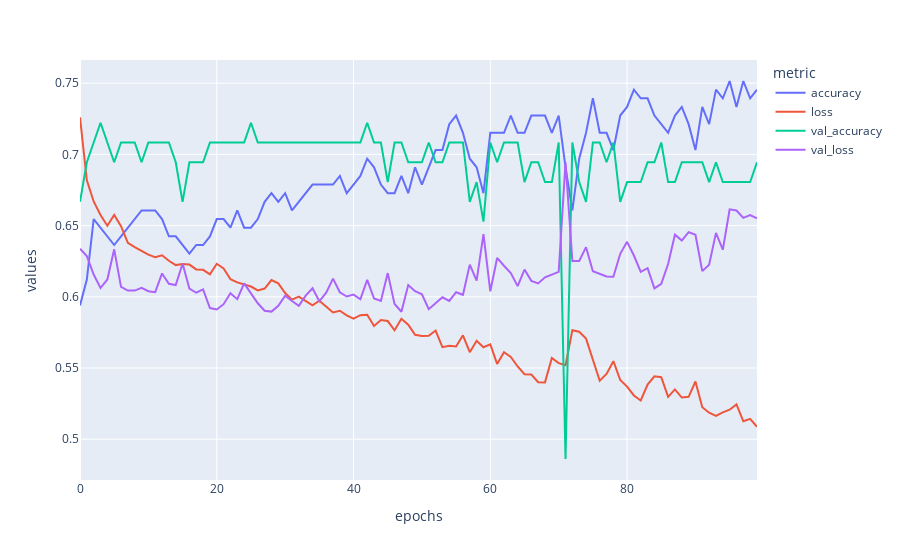

Notebook source saved alongside this figure:
### Code cell
ico_training.train_network(loss='binary_crossentropy', 
                      optimizer='adam',
                      metrics=['accuracy'] ,
                      epochs=100,
                      verbose=0, 
                      batch_size=32,
                      callback=earlystop)

ico_training.plot_training()

### Figure 1 — Plotly figure (JSON) as saved in the notebook; plotly's stock layout.template omitted (floating-point values rounded to 4 significant figures)
{"data": [{"hovertemplate": "<b>%{hovertext}</b><br><br>metric=accuracy<br>epochs=%{x}<br>values=%{y}<extra></extra>", "hovertext": ["accuracy", "accuracy", "accuracy", "accuracy", "accuracy", "accuracy", "accuracy", "accuracy", "accuracy", "accuracy", "accuracy", "accuracy", "accuracy", "accuracy", "accuracy", "accuracy", "accuracy", "accuracy", "accuracy", "accuracy", "accuracy", "accuracy", "accuracy", "accuracy", "accuracy", "accuracy", "accuracy", "accuracy", "accuracy", "accuracy", "accuracy", "accuracy", "accuracy", "accuracy", "accuracy", "accuracy", "accuracy", "accuracy", "accuracy", "accuracy", "accuracy", "accuracy", "accuracy", "accuracy", "accuracy", "accuracy", "accuracy", "accuracy", "accuracy", "accuracy", "accuracy", "accuracy", "accuracy", "accuracy", "accuracy", "accuracy", "accuracy", "accuracy", "accuracy", "accuracy", "accuracy", "accuracy", "accuracy", "accuracy", "accuracy", "accuracy", "accuracy", "accuracy", "accuracy", "accuracy", "accuracy", "accuracy", "accuracy", "accuracy", "accuracy", "accuracy", "accuracy", "accuracy", "accuracy", "accuracy", "accuracy", "accuracy", "accuracy", "accuracy", "accuracy", "accuracy", "accuracy", "accuracy", "accuracy", "accuracy", "accuracy", "accuracy", "accuracy", "accuracy", "accuracy", "accuracy", "accuracy", "accuracy", "accuracy", "accuracy"], "legendgroup": "accuracy", "line": {"color": "#636efa", "dash": "solid"}, "mode": "lines", "name": "accuracy", "orientation": "v", "showlegend": true, "type": "scatter", "x": [0, 1, 2, 3, 4, 5, 6, 7, 8, 9, 10, 11, 12, 13, 14, 15, 16, 17, 18, 19, 20, 21, 22, 23, 24, 25, 26, 27, 28, 29, 30, 31, 32, 33, 34, 35, 36, 37, 38, 39, 40, 41, 42, 43, 44, 45, 46, 47, 48, 49, 50, 51, 52, 53, 54, 55, 56, 57, 58, 59, 60, 61, 62, 63, 64, 65, 66, 67, 68, 69, 70, 71, 72, 73, 74, 75, 76, 77, 78, 79, 80, 81, 82, 83, 84, 85, 86, 87, 88, 89, 90, 91, 92, 93, 94, 95, 96, 97, 98, 99], "xaxis": "x", "y": [0.5939, 0.6121, 0.6545, 0.6485, 0.6424, 0.6364, 0.6424, 0.6485, 0.6545, 0.6606, 0.6606, 0.6606, 0.6545, 0.6424, 0.6424, 0.6364, 0.6303, 0.6364, 0.6364, 0.6424, 0.6545, 0.6545, 0.6485, 0.6606, 0.6485, 0.6485, 0.6545, 0.6667, 0.6727, 0.6667, 0.6727, 0.6606, 0.6667, 0.6727, 0.6788, 0.6788, 0.6788, 0.6788, 0.6848, 0.6727, 0.6788, 0.6848, 0.697, 0.6909, 0.6788, 0.6727, 0.6727, 0.6848, 0.6727, 0.6909, 0.6788, 0.6909, 0.703, 0.703, 0.7212, 0.7273, 0.7152, 0.697, 0.6909, 0.6727, 0.7152, 0.7152, 0.7152, 0.7273, 0.7152, 0.7152, 0.7273, 0.7273, 0.7273, 0.7152, 0.7273, 0.6909, 0.6606, 0.697, 0.7152, 0.7394, 0.7152, 0.7152, 0.703, 0.7273, 0.7333, 0.7455, 0.7394, 0.7394, 0.7273, 0.7212, 0.7152, 0.7273, 0.7333, 0.7212, 0.703, 0.7333, 0.7212, 0.7455, 0.7394, 0.7515, 0.7333, 0.7515, 0.7394, 0.7455], "yaxis": "y"}, {"hovertemplate": "<b>%{hovertext}</b><br><br>metric=loss<br>epochs=%{x}<br>values=%{y}<extra></extra>", "hovertext": ["loss", "loss", "loss", "loss", "loss", "loss", "loss", "loss", "loss", "loss", "loss", "loss", "loss", "loss", "loss", "loss", "loss", "loss", "loss", "loss", "loss", "loss", "loss", "loss", "loss", "loss", "loss", "loss", "loss", "loss", "loss", "loss", "loss", "loss", "loss", "loss", "loss", "loss", "loss", "loss", "loss", "loss", "loss", "loss", "loss", "loss", "loss", "loss", "loss", "loss", "loss", "loss", "loss", "loss", "loss", "loss", "loss", "loss", "loss", "loss", "loss", "loss", "loss", "loss", "loss", "loss", "loss", "loss", "loss", "loss", "loss", "loss", "loss", "loss", "loss", "loss", "loss", "loss", "loss", "loss", "loss", "loss", "loss", "loss", "loss", "loss", "loss", "loss", "loss", "loss", "loss", "loss", "loss", "loss", "loss", "loss", "loss", "loss", "loss", "loss"], "legendgroup": "loss", "line": {"color": "#EF553B", "dash": "solid"}, "mode": "lines", "name": "loss", "orientation": "v", "showlegend": true, "type": "scatter", "x": [0, 1, 2, 3, 4, 5, 6, 7, 8, 9, 10, 11, 12, 13, 14, 15, 16, 17, 18, 19, 20, 21, 22, 23, 24, 25, 26, 27, 28, 29, 30, 31, 32, 33, 34, 35, 36, 37, 38, 39, 40, 41, 42, 43, 44, 45, 46, 47, 48, 49, 50, 51, 52, 53, 54, 55, 56, 57, 58, 59, 60, 61, 62, 63, 64, 65, 66, 67, 68, 69, 70, 71, 72, 73, 74, 75, 76, 77, 78, 79, 80, 81, 82, 83, 84, 85, 86, 87, 88, 89, 90, 91, 92, 93, 94, 95, 96, 97, 98, 99], "xaxis": "x", "y": [0.726, 0.6817, 0.6669, 0.6574, 0.6499, 0.6575, 0.6496, 0.6379, 0.6348, 0.6324, 0.6296, 0.6278, 0.6292, 0.6253, 0.6223, 0.623, 0.6226, 0.6192, 0.619, 0.6158, 0.6232, 0.6199, 0.6124, 0.6101, 0.6087, 0.6072, 0.6045, 0.6058, 0.6117, 0.6094, 0.6026, 0.598, 0.6001, 0.5971, 0.594, 0.5973, 0.5933, 0.589, 0.5902, 0.587, 0.5846, 0.5871, 0.5874, 0.5794, 0.5836, 0.583, 0.5765, 0.5846, 0.5804, 0.5734, 0.5725, 0.5726, 0.5763, 0.5646, 0.5657, 0.5651, 0.573, 0.5611, 0.5691, 0.5646, 0.5666, 0.5528, 0.5611, 0.5577, 0.5511, 0.5457, 0.5454, 0.5401, 0.5399, 0.5571, 0.5535, 0.5519, 0.5765, 0.5755, 0.5706, 0.5565, 0.5411, 0.5459, 0.5548, 0.5416, 0.5369, 0.5307, 0.5272, 0.5383, 0.5442, 0.5435, 0.5298, 0.535, 0.5293, 0.5298, 0.5405, 0.5225, 0.5186, 0.5164, 0.5188, 0.5207, 0.5244, 0.5126, 0.5143, 0.5088], "yaxis": "y"}, {"hovertemplate": "<b>%{hovertext}</b><br><br>metric=val_accuracy<br>epochs=%{x}<br>values=%{y}<extra></extra>", "hovertext": ["val_accuracy", "val_accuracy", "val_accuracy", "val_accuracy", "val_accuracy", "val_accuracy", "val_accuracy", "val_accuracy", "val_accuracy", "val_accuracy", "val_accuracy", "val_accuracy", "val_accuracy", "val_accuracy", "val_accuracy", "val_accuracy", "val_accuracy", "val_accuracy", "val_accuracy", "val_accuracy", "val_accuracy", "val_accuracy", "val_accuracy", "val_accuracy", "val_accuracy", "val_accuracy", "val_accuracy", "val_accuracy", "val_accuracy", "val_accuracy", "val_accuracy", "val_accuracy", "val_accuracy", "val_accuracy", "val_accuracy", "val_accuracy", "val_accuracy", "val_accuracy", "val_accuracy", "val_accuracy", "val_accuracy", "val_accuracy", "val_accuracy", "val_accuracy", "val_accuracy", "val_accuracy", "val_accuracy", "val_accuracy", "val_accuracy", "val_accuracy", "val_accuracy", "val_accuracy", "val_accuracy", "val_accuracy", "val_accuracy", "val_accuracy", "val_accuracy", "val_accuracy", "val_accuracy", "val_accuracy", "val_accuracy", "val_accuracy", "val_accuracy", "val_accuracy", "val_accuracy", "val_accuracy", "val_accuracy", "val_accuracy", "val_accuracy", "val_accuracy", "val_accuracy", "val_accuracy", "val_accuracy", "val_accuracy", "val_accuracy", "val_accuracy", "val_accuracy", "val_accuracy", "val_accuracy", "val_accuracy", "val_accuracy", "val_accuracy", "val_accuracy", "val_accuracy", "val_accuracy", "val_accuracy", "val_accuracy", "val_accuracy", "val_accuracy", "val_accuracy", "val_accuracy", "val_accuracy", "val_accuracy", "val_accuracy", "val_accuracy", "val_accuracy", "val_accuracy", "val_accuracy", "val_accuracy", "val_accuracy"], "legendgroup": "val_accuracy", "line": {"color": "#00cc96", "dash": "solid"}, "mode": "lines", "name": "val_accuracy", "orientation": "v", "showlegend": true, "type": "scatter", "x": [0, 1, 2, 3, 4, 5, 6, 7, 8, 9, 10, 11, 12, 13, 14, 15, 16, 17, 18, 19, 20, 21, 22, 23, 24, 25, 26, 27, 28, 29, 30, 31, 32, 33, 34, 35, 36, 37, 38, 39, 40, 41, 42, 43, 44, 45, 46, 47, 48, 49, 50, 51, 52, 53, 54, 55, 56, 57, 58, 59, 60, 61, 62, 63, 64, 65, 66, 67, 68, 69, 70, 71, 72, 73, 74, 75, 76, 77, 78, 79, 80, 81, 82, 83, 84, 85, 86, 87, 88, 89, 90, 91, 92, 93, 94, 95, 96, 97, 98, 99], "xaxis": "x", "y": [0.6667, 0.6944, 0.7083, 0.7222, 0.7083, 0.6944, 0.7083, 0.7083, 0.7083, 0.6944, 0.7083, 0.7083, 0.7083, 0.7083, 0.6944, 0.6667, 0.6944, 0.6944, 0.6944, 0.7083, 0.7083, 0.7083, 0.7083, 0.7083, 0.7083, 0.7222, 0.7083, 0.7083, 0.7083, 0.7083, 0.7083, 0.7083, 0.7083, 0.7083, 0.7083, 0.7083, 0.7083, 0.7083, 0.7083, 0.7083, 0.7083, 0.7083, 0.7222, 0.7083, 0.7083, 0.6806, 0.7083, 0.7083, 0.6944, 0.6944, 0.6944, 0.7083, 0.6944, 0.6944, 0.7083, 0.7083, 0.7083, 0.6667, 0.6806, 0.6528, 0.7083, 0.6944, 0.7083, 0.7083, 0.7083, 0.6806, 0.6944, 0.6944, 0.6806, 0.6806, 0.7083, 0.4861, 0.7083, 0.6806, 0.6667, 0.7083, 0.7083, 0.6944, 0.7083, 0.6667, 0.6806, 0.6806, 0.6806, 0.6944, 0.6944, 0.7083, 0.6806, 0.6806, 0.6944, 0.6944, 0.6944, 0.6944, 0.6806, 0.6944, 0.6806, 0.6806, 0.6806, 0.6806, 0.6806, 0.6944], "yaxis": "y"}, {"hovertemplate": "<b>%{hovertext}</b><br><br>metric=val_loss<br>epochs=%{x}<br>values=%{y}<extra></extra>", "hovertext": ["val_loss", "val_loss", "val_loss", "val_loss", "val_loss", "val_loss", "val_loss", "val_loss", "val_loss", "val_loss", "val_loss", "val_loss", "val_loss", "val_loss", "val_loss", "val_loss", "val_loss", "val_loss", "val_loss", "val_loss", "val_loss", "val_loss", "val_loss", "val_loss", "val_loss", "val_loss", "val_loss", "val_loss", "val_loss", "val_loss", "val_loss", "val_loss", "val_loss", "val_loss", "val_loss", "val_loss", "val_loss", "val_loss", "val_loss", "val_loss", "val_loss", "val_loss", "val_loss", "val_loss", "val_loss", "val_loss", "val_loss", "val_loss", "val_loss", "val_loss", "val_loss", "val_loss", "val_loss", "val_loss", "val_loss", "val_loss", "val_loss", "val_loss", "val_loss", "val_loss", "val_loss", "val_loss", "val_loss", "val_loss", "val_loss", "val_loss", "val_loss", "val_loss", "val_loss", "val_loss", "val_loss", "val_loss", "val_loss", "val_loss", "val_loss", "val_loss", "val_loss", "val_loss", "val_loss", "val_loss", "val_loss", "val_loss", "val_loss", "val_loss", "val_loss", "val_loss", "val_loss", "val_loss", "val_loss", "val_loss", "val_loss", "val_loss", "val_loss", "val_loss", "val_loss", "val_loss", "val_loss", "val_loss", "val_loss", "val_loss"], "legendgroup": "val_loss", "line": {"color": "#ab63fa", "dash": "solid"}, "mode": "lines", "name": "val_loss", "orientation": "v", "showlegend": true, "type": "scatter", "x": [0, 1, 2, 3, 4, 5, 6, 7, 8, 9, 10, 11, 12, 13, 14, 15, 16, 17, 18, 19, 20, 21, 22, 23, 24, 25, 26, 27, 28, 29, 30, 31, 32, 33, 34, 35, 36, 37, 38, 39, 40, 41, 42, 43, 44, 45, 46, 47, 48, 49, 50, 51, 52, 53, 54, 55, 56, 57, 58, 59, 60, 61, 62, 63, 64, 65, 66, 67, 68, 69, 70, 71, 72, 73, 74, 75, 76, 77, 78, 79, 80, 81, 82, 83, 84, 85, 86, 87, 88, 89, 90, 91, 92, 93, 94, 95, 96, 97, 98, 99], "xaxis": "x", "y": [0.6337, 0.6286, 0.6156, 0.6062, 0.6121, 0.6333, 0.6069, 0.6043, 0.6044, 0.6062, 0.6039, 0.6033, 0.6164, 0.6092, 0.6083, 0.6234, 0.6057, 0.6028, 0.6052, 0.5921, 0.5911, 0.5948, 0.6025, 0.5984, 0.6094, 0.6023, 0.5955, 0.5902, 0.5896, 0.5937, 0.6007, 0.597, 0.5937, 0.6009, 0.606, 0.5969, 0.6028, 0.6128, 0.6032, 0.6002, 0.6016, 0.5983, 0.6119, 0.5988, 0.5971, 0.6166, 0.595, 0.5895, 0.6083, 0.6039, 0.6017, 0.5913, 0.5953, 0.5996, 0.5971, 0.6032, 0.6014, 0.6226, 0.6114, 0.644, 0.6039, 0.6273, 0.6218, 0.6167, 0.6075, 0.6191, 0.6112, 0.6094, 0.6137, 0.6155, 0.6175, 0.6945, 0.6251, 0.6251, 0.6348, 0.618, 0.6161, 0.6143, 0.614, 0.6302, 0.6386, 0.629, 0.6176, 0.6201, 0.6059, 0.6091, 0.623, 0.6436, 0.6394, 0.6454, 0.6436, 0.618, 0.6225, 0.6449, 0.633, 0.6614, 0.6606, 0.6555, 0.6573, 0.6551], "yaxis": "y"}], "layout": {"autosize": true, "legend": {"title": {"text": "metric"}, "tracegroupgap": 0}, "margin": {"t": 60}, "xaxis": {"anchor": "y", "autorange": true, "domain": [0, 1], "range": [0, 99], "title": {"text": "epochs"}, "type": "linear"}, "yaxis": {"anchor": "x", "autorange": true, "domain": [0, 1], "range": [0.4714, 0.7663], "title": {"text": "values"}, "type": "linear"}}}
